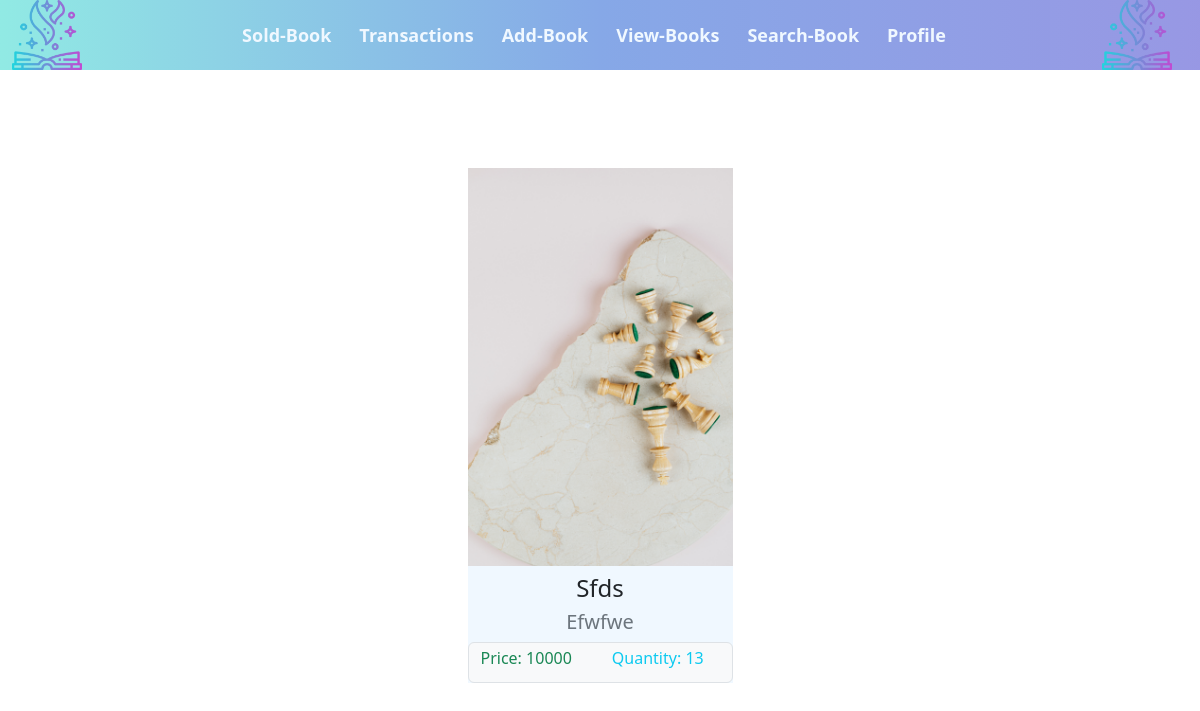
The page /view/ (signed in) on the database as committed earlier.
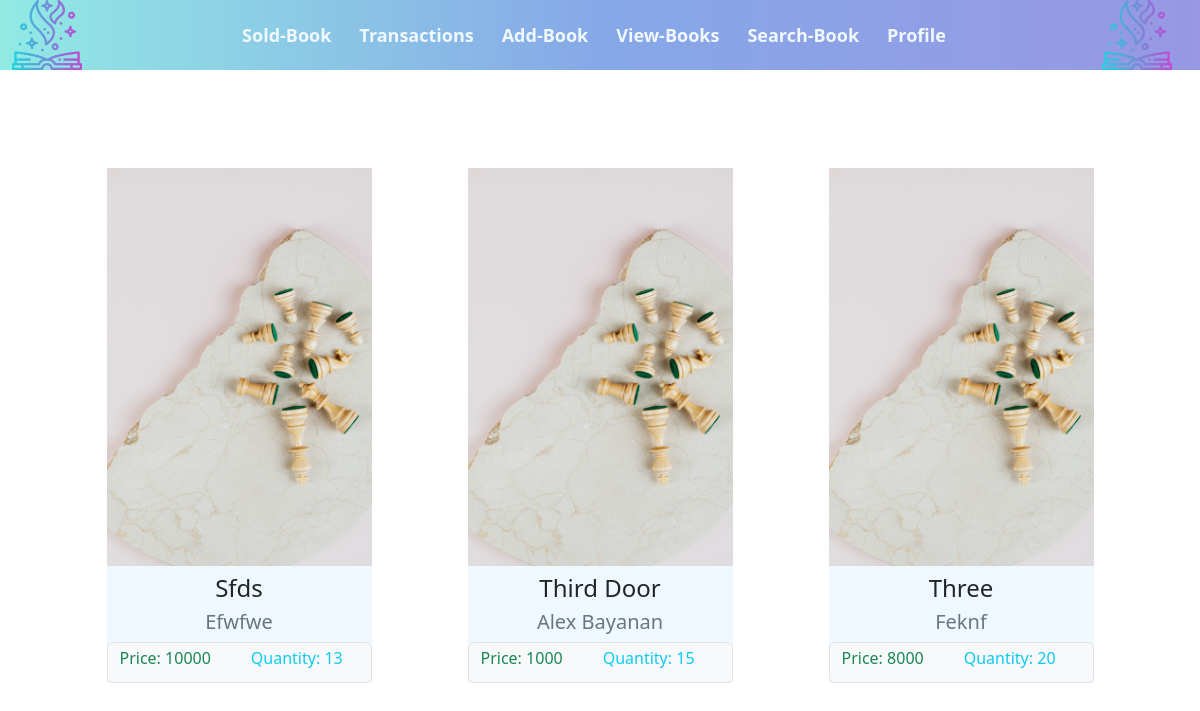
The same page on the database as committed later.
### main/models.py (models this page shows, shortened)
class BooksData(models.Model):
    user = models.ForeignKey(User, on_delete=models.CASCADE)
    qr_id = models.IntegerField(null=True, blank=True)
    title = models.CharField(max_length=50)
    book_cover = models.ImageField(upload_to='cover_images/', default='default-cover')
    author = models.CharField(max_length=50)
    genre = models.CharField(max_length=50)
    language = models.CharField(max_length=10)
    pages = models.IntegerField()
    publisher = models.CharField(max_length=50)
    year_published = models.IntegerField()
    stock_quantity = models.IntegerField()
    price = models.IntegerField()
    cost = models.IntegerField()
    class Meta:
        ordering = ['title']

### main/views.py (the view)
# urls.py: path('view/', views.viewbooks_page, name='view-books'),
@login_required(login_url='login')
def viewbooks_page(request):
    context = {
        'is_available':True,
        'books': None
    }
    books = BooksData.objects.filter(user=request.user)
    if len(books) == 0:
        context['is_available'] = False
    else:
        context['books'] = books
    return render(request, 'viewbooks-page.html', context)

### main/templates/viewbooks-page.html
{% extends 'layout.html' %}
{% block content %}
    <div class="container-fluid">
        {% if is_available %}
            <div class="d-flex flex-wrap justify-content-center">
                {% for book in books %}
                    <div class="m-5 text-center" style="background-color: aliceblue;">
                        <img src="{{ book.book_cover.url }}" width="265" height="350" class="img-fluid" alt="cover">
                        <h4 class="mt-2">{{ book.title }}</h4>
                        <h5 class="text-secondary">{{ book.author }}</h5>
                        <div class="input-group-text">
                            <h6 class="text-success" style="margin-right: 40px;">Price: {{ book.price }}</h6>
                            <h6 class="text-info">Quantity: {{ book.stock_quantity}}</h6>
                        </div>
                    </div>
                {% endfor %}
        {% else %}
                    <div class="box-container">
                        <h3 class="text-info m-3 text-capitalize">No book is added yet</h3>
                    </div>
        {% endif %}
        </div>
    </div>
{% endblock %}

### main/templates/layout.html (shortened to what this page needs)
<!DOCTYPE html>
<html lang="en">
<head>
</head>
    <link href="https://cdn.jsdelivr.net/npm/bootstrap@5.3.1/dist/css/bootstrap.min.css" rel="stylesheet">
    <link rel="stylesheet" href="../static/css/styles.css">
<body class="template-background">
    <div class="container-fluid">
        <nav class="navbar navbar-expand-lg nav-background fixed-top" style="height: 70px;">
            <div class="container-fluid">
                <div class="navbar-collapse collapse justify-content-start">
                    <a class="navbar-brand" href="#">
                        <img src="../static/images/logo.png" alt="Logo" height="70">
                    </a>
                </div>
                {% if not is_logged_in %}
                    <div class="collapse navbar-collapse justify-content-center" id="navbarNav">
                        <ul class="navbar-nav">
                            <li class="nav-item">
                                <a class="nav-link navlink-style" href="{% url 'sold-book' %}">Sold-Book</a>
                            </li>
                            <li class="nav-item">
                                <a class="nav-link navlink-style" href="{% url 'transactions' %}">Transactions</a>
                            </li>
                            <li class="nav-item">
                                <a class="nav-link navlink-style" href="{% url 'add-book' %}">Add-Book</a>
                            </li>
                            <li class="nav-item">
                                <a class="nav-link navlink-style" href="{% url 'view-books' %}">View-Books</a>
                            </li>
                            <li class="nav-item">
                                <a class="nav-link navlink-style" href="{% url 'search-book' %}">Search-Book</a>
                            </li>
                            <li class="nav-item">
                                <a class="nav-link navlink-style" href="{% url 'profile' %}">Profile</a>
                            </li>
                        </ul>
                    </div>
                {% endif %}
                <div class="navbar-collapse collapse justify-content-end">
                    <a class="navbar-brand" href="#">
                        <img src="../static/images/logo.png" alt="Logo" height="70">
                    </a>
                </div>
            </div>
        </nav>
    </div>
    <br><br><br><br><br>
    {% block content %}
    {% endblock %}
</body>
</html>

### main/static/css/styles.css (style rules this page uses)
.template-background { background-image: url('../images/back-ground.jpg'); background-size: cover; background-repeat: no-repeat; background-attachment: fixed; }
.nav-background { background: #7F7FD5; background: -webkit-linear-gradient(to right, #91EAE4, #86A8E7, #7F7FD5); background: linear-gradient(to right, #91EAE4, #86A8E7, #9595e3f9); }
.navlink-style { margin-right: 12px; font-size: 18px; font-weight: bold; color: aliceblue; }

Rows that differ between the two databases and show on the page:
added BooksData: book_cover (picture), title "Third Door", author "Alex Bayanan", price "1000", stock_quantity "15"
added BooksData: book_cover (picture), title "Three", author "Feknf", price "8000", stock_quantity "20"
